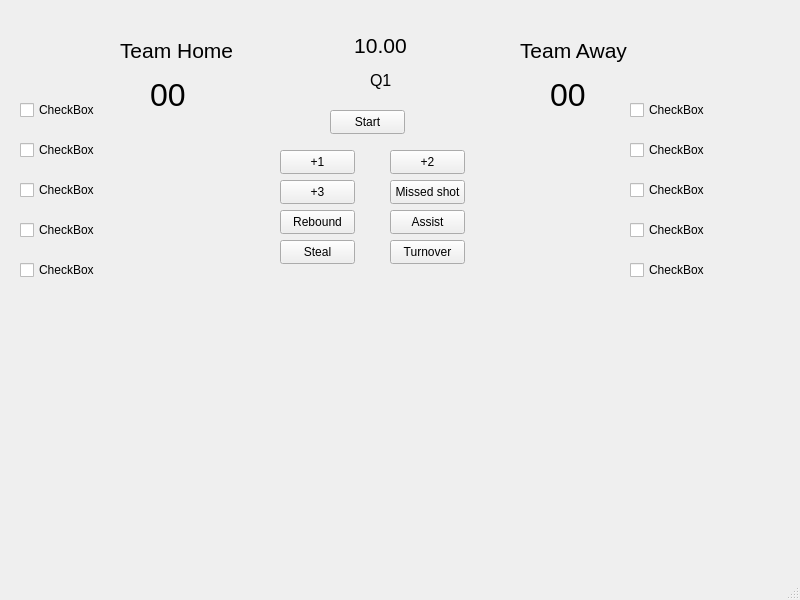
<?xml version="1.0" encoding="UTF-8"?>
<ui version="4.0">
 <class>checkbox_home_3daf</class>
 <widget class="QMainWindow" name="checkbox_home_3daf">
  <property name="geometry">
   <rect>
    <x>0</x>
    <y>0</y>
    <width>800</width>
    <height>600</height>
   </rect>
  </property>
  <property name="windowTitle">
   <string>MainWindow</string>
  </property>
  <widget class="QWidget" name="centralwidget">
   <widget class="QLabel" name="timer_label">
    <property name="geometry">
     <rect>
      <x>340</x>
      <y>20</y>
      <width>81</width>
      <height>51</height>
     </rect>
    </property>
    <property name="layoutDirection">
     <enum>Qt::LeftToRight</enum>
    </property>
    <property name="text">
     <string>&lt;html&gt;&lt;head/&gt;&lt;body&gt;&lt;p align=&quot;center&quot;&gt;&lt;span style=&quot; font-size:16pt;&quot;&gt;10.00&lt;/span&gt;&lt;/p&gt;&lt;/body&gt;&lt;/html&gt;</string>
    </property>
   </widget>
   <widget class="QLabel" name="team_home_label">
    <property name="geometry">
     <rect>
      <x>120</x>
      <y>30</y>
      <width>141</width>
      <height>41</height>
     </rect>
    </property>
    <property name="text">
     <string>&lt;html&gt;&lt;head/&gt;&lt;body&gt;&lt;p&gt;&lt;span style=&quot; font-size:16pt;&quot;&gt;Team Home&lt;/span&gt;&lt;/p&gt;&lt;/body&gt;&lt;/html&gt;</string>
    </property>
   </widget>
   <widget class="QLabel" name="team_away_label">
    <property name="geometry">
     <rect>
      <x>520</x>
      <y>30</y>
      <width>131</width>
      <height>41</height>
     </rect>
    </property>
    <property name="text">
     <string>&lt;html&gt;&lt;head/&gt;&lt;body&gt;&lt;p&gt;&lt;span style=&quot; font-size:16pt;&quot;&gt;Team Away&lt;/span&gt;&lt;/p&gt;&lt;/body&gt;&lt;/html&gt;</string>
    </property>
   </widget>
   <widget class="QLabel" name="quarter_label">
    <property name="geometry">
     <rect>
      <x>370</x>
      <y>70</y>
      <width>61</width>
      <height>21</height>
     </rect>
    </property>
    <property name="text">
     <string>&lt;html&gt;&lt;head/&gt;&lt;body&gt;&lt;p&gt;&lt;span style=&quot; font-size:12pt;&quot;&gt;Q1&lt;/span&gt;&lt;/p&gt;&lt;/body&gt;&lt;/html&gt;</string>
    </property>
   </widget>
   <widget class="QCheckBox" name="checkbox_home_1">
    <property name="geometry">
     <rect>
      <x>20</x>
      <y>100</y>
      <width>76</width>
      <height>20</height>
     </rect>
    </property>
    <property name="text">
     <string>CheckBox</string>
    </property>
   </widget>
   <widget class="QCheckBox" name="checkbox_home_2">
    <property name="geometry">
     <rect>
      <x>20</x>
      <y>140</y>
      <width>76</width>
      <height>20</height>
     </rect>
    </property>
    <property name="text">
     <string>CheckBox</string>
    </property>
   </widget>
   <widget class="QCheckBox" name="checkbox_home_3">
    <property name="geometry">
     <rect>
      <x>20</x>
      <y>180</y>
      <width>76</width>
      <height>20</height>
     </rect>
    </property>
    <property name="text">
     <string>CheckBox</string>
    </property>
   </widget>
   <widget class="QCheckBox" name="checkbox_home_4">
    <property name="geometry">
     <rect>
      <x>20</x>
      <y>220</y>
      <width>76</width>
      <height>20</height>
     </rect>
    </property>
    <property name="text">
     <string>CheckBox</string>
    </property>
   </widget>
   <widget class="QCheckBox" name="checkbox_home_5">
    <property name="geometry">
     <rect>
      <x>20</x>
      <y>260</y>
      <width>76</width>
      <height>20</height>
     </rect>
    </property>
    <property name="text">
     <string>CheckBox</string>
    </property>
   </widget>
   <widget class="QCheckBox" name="checkbox_away_2">
    <property name="geometry">
     <rect>
      <x>630</x>
      <y>140</y>
      <width>76</width>
      <height>20</height>
     </rect>
    </property>
    <property name="text">
     <string>CheckBox</string>
    </property>
   </widget>
   <widget class="QCheckBox" name="checkbox_away_3">
    <property name="geometry">
     <rect>
      <x>630</x>
      <y>180</y>
      <width>76</width>
      <height>20</height>
     </rect>
    </property>
    <property name="text">
     <string>CheckBox</string>
    </property>
   </widget>
   <widget class="QCheckBox" name="checkbox_away_1">
    <property name="geometry">
     <rect>
      <x>630</x>
      <y>100</y>
      <width>76</width>
      <height>20</height>
     </rect>
    </property>
    <property name="text">
     <string>CheckBox</string>
    </property>
   </widget>
   <widget class="QCheckBox" name="checkbox_away_5">
    <property name="geometry">
     <rect>
      <x>630</x>
      <y>260</y>
      <width>76</width>
      <height>20</height>
     </rect>
    </property>
    <property name="text">
     <string>CheckBox</string>
    </property>
   </widget>
   <widget class="QCheckBox" name="checkbox_away_4">
    <property name="geometry">
     <rect>
      <x>630</x>
      <y>220</y>
      <width>76</width>
      <height>20</height>
     </rect>
    </property>
    <property name="text">
     <string>CheckBox</string>
    </property>
   </widget>
   <widget class="QPushButton" name="start_button">
    <property name="geometry">
     <rect>
      <x>330</x>
      <y>110</y>
      <width>75</width>
      <height>24</height>
     </rect>
    </property>
    <property name="text">
     <string>Start</string>
    </property>
   </widget>
   <widget class="QPushButton" name="free_throw_button">
    <property name="geometry">
     <rect>
      <x>280</x>
      <y>150</y>
      <width>75</width>
      <height>24</height>
     </rect>
    </property>
    <property name="text">
     <string>+1</string>
    </property>
   </widget>
   <widget class="QPushButton" name="layup_button">
    <property name="geometry">
     <rect>
      <x>390</x>
      <y>150</y>
      <width>75</width>
      <height>24</height>
     </rect>
    </property>
    <property name="text">
     <string>+2</string>
    </property>
   </widget>
   <widget class="QPushButton" name="three_point_button">
    <property name="geometry">
     <rect>
      <x>280</x>
      <y>180</y>
      <width>75</width>
      <height>24</height>
     </rect>
    </property>
    <property name="text">
     <string>+3</string>
    </property>
   </widget>
   <widget class="QPushButton" name="missed_shot_button">
    <property name="geometry">
     <rect>
      <x>390</x>
      <y>180</y>
      <width>75</width>
      <height>24</height>
     </rect>
    </property>
    <property name="text">
     <string>Missed shot</string>
    </property>
   </widget>
   <widget class="QPushButton" name="rebound_button">
    <property name="geometry">
     <rect>
      <x>280</x>
      <y>210</y>
      <width>75</width>
      <height>24</height>
     </rect>
    </property>
    <property name="text">
     <string>Rebound</string>
    </property>
   </widget>
   <widget class="QPushButton" name="assist_button">
    <property name="geometry">
     <rect>
      <x>390</x>
      <y>210</y>
      <width>75</width>
      <height>24</height>
     </rect>
    </property>
    <property name="text">
     <string>Assist</string>
    </property>
   </widget>
   <widget class="QPushButton" name="steal_button">
    <property name="geometry">
     <rect>
      <x>280</x>
      <y>240</y>
      <width>75</width>
      <height>24</height>
     </rect>
    </property>
    <property name="text">
     <string>Steal</string>
    </property>
   </widget>
   <widget class="QPushButton" name="turnover_button">
    <property name="geometry">
     <rect>
      <x>390</x>
      <y>240</y>
      <width>75</width>
      <height>24</height>
     </rect>
    </property>
    <property name="text">
     <string>Turnover</string>
    </property>
   </widget>
   <widget class="QLabel" name="home_score">
    <property name="geometry">
     <rect>
      <x>150</x>
      <y>70</y>
      <width>41</width>
      <height>51</height>
     </rect>
    </property>
    <property name="text">
     <string>&lt;html&gt;&lt;head/&gt;&lt;body&gt;&lt;p&gt;&lt;span style=&quot; font-size:24pt;&quot;&gt;00&lt;/span&gt;&lt;/p&gt;&lt;/body&gt;&lt;/html&gt;</string>
    </property>
   </widget>
   <widget class="QLabel" name="away_score">
    <property name="geometry">
     <rect>
      <x>550</x>
      <y>70</y>
      <width>41</width>
      <height>51</height>
     </rect>
    </property>
    <property name="text">
     <string>&lt;html&gt;&lt;head/&gt;&lt;body&gt;&lt;p&gt;&lt;span style=&quot; font-size:24pt;&quot;&gt;00&lt;/span&gt;&lt;/p&gt;&lt;/body&gt;&lt;/html&gt;</string>
    </property>
   </widget>
  </widget>
  <widget class="QMenuBar" name="menubar">
   <property name="geometry">
    <rect>
     <x>0</x>
     <y>0</y>
     <width>800</width>
     <height>22</height>
    </rect>
   </property>
  </widget>
  <widget class="QStatusBar" name="statusbar"/>
 </widget>
 <resources/>
 <connections/>
</ui>
